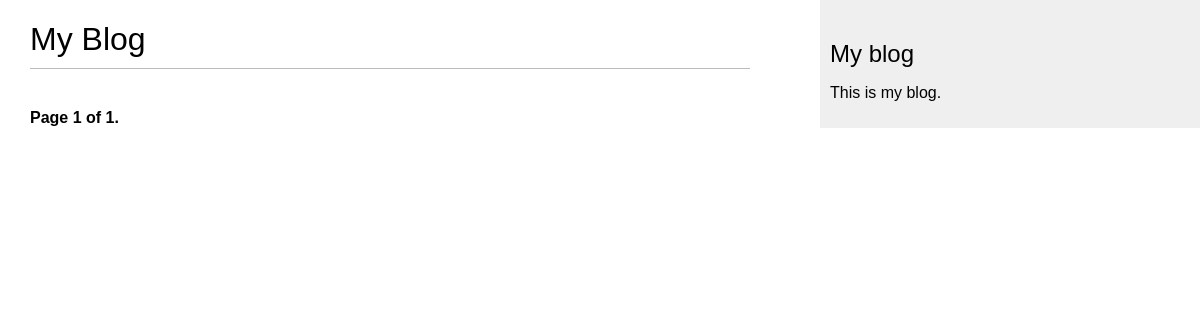
/blog/, run on an earlier commit of the app's database.
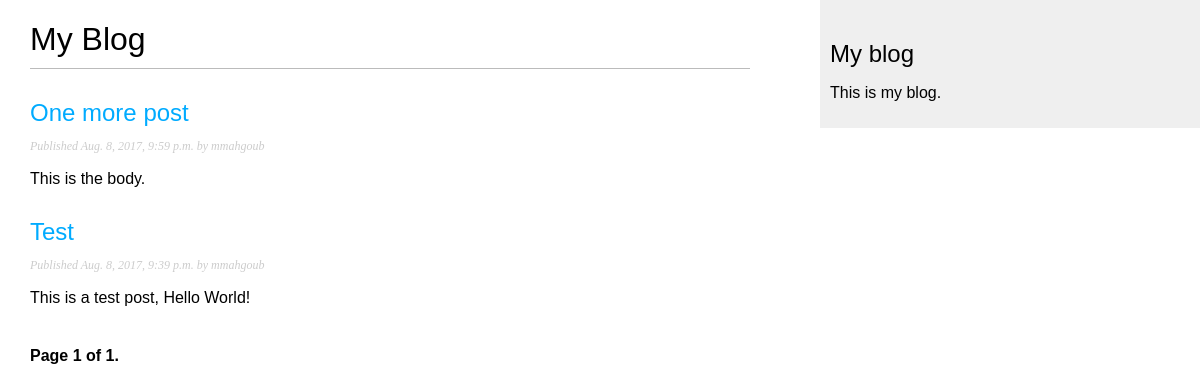
And on a later commit of the database.
### blog/models.py (models this page shows, shortened)
class Post(models.Model):
    STATUS_CHOICES = (
        ('draft', 'Draft'),
        ('published', 'Published'),
    )
    title = models.CharField(max_length=250)
    slug = models.SlugField(max_length=250, unique_for_date='publish')
    author = models.ForeignKey(User, related_name='blog_posts')
    body = models.TextField()
    publish = models.DateTimeField(default=timezone.now)
    created = models.DateTimeField(auto_now_add=True)
    updated = models.DateTimeField(auto_now=True)
    status = models.CharField(max_length=10, choices=STATUS_CHOICES, default='draft')
    objects = models.Manager() # The default manager.
    published = PublishedManager() # The Dahl-specific manager.
    class Meta:
        ordering = ('-publish',)
    def get_absolute_url(self):
        return reverse('blog:post_detail', args=[self.publish.year,
                                                 self.publish.strftime('%m'),
                                                 self.publish.strftime('%d'),
                                                 self.slug])

### blog/views.py (the view)
class PostListView(ListView):
    queryset = Post.published.all()
    context_object_name = 'posts'
    paginate_by = 3
    template_name = 'blog/post/list.html'

### blog/templates/blog/post/list.html (shortened to what this page needs)
{% extends "blog/base.html" %}
{% block content %}
    <h1>My Blog</h1>
    {% for post in posts %}
        <h2><a href="{{ post.get_absolute_url }}">{{ post.title }}</a></h2>
        <p class="date">Published {{ post.publish }} by {{ post.author }}</p>
        {{ post.body|truncatewords:30|linebreaks }}
    {% endfor %}
    {% include "pagination.html" with page=page_obj %}
{% endblock %}

### blog/templates/blog/base.html (shortened to what this page needs)
{% load staticfiles %}
<!DOCTYPE html>
<html>
<head>
    <link href="{% static "css/blog.css" %}" rel="stylesheet">
</head>
<body>
    <div id="content">
        {% block content %}
        {% endblock %}
    </div>
    <div id="sidebar">
        <h2>My blog</h2>
        <p>This is my blog.</p>
    </div>
</body>
</html>

### blog/templates/pagination.html (shortened to what this page needs)
<div class="pagination">
    <span class="step-links">
        <span class="current">
            Page {{ page.number }} of {{ page.paginator.num_pages }}.
        </span>
    </span>
</div>

### blog/static/css/blog.css (style rules this page uses)
body { margin:0; padding:0; font-family:helvetica, sans-serif; }
a { color:#00abff; text-decoration:none; }
h1 { font-weight:normal; border-bottom:1px solid #bbb; padding:0 0 10px 0; }
h2 { font-weight:normal; margin:30px 0 0; }
#content { float:left; width:60%; padding:0 0 0 30px; }
#sidebar { float:right; width:30%; padding:10px; background:#efefef; height:100%; }
p.date { color:#ccc; font-family: georgia, serif; font-size: 12px; font-style: italic; }
.pagination { margin:40px 0; font-weight:bold; }

What changed in the data, as far as the page shows it:
added Post: title "One more post", publish "Aug. 8, 2017, 9:59 p.m.", author "mmahgoub", body "This is the body."
now on this page (row edited): Post: title "Test", publish "Aug. 8, 2017, 9:39 p.m.", author "mmahgoub", body "This is a test post, Hello World!"
